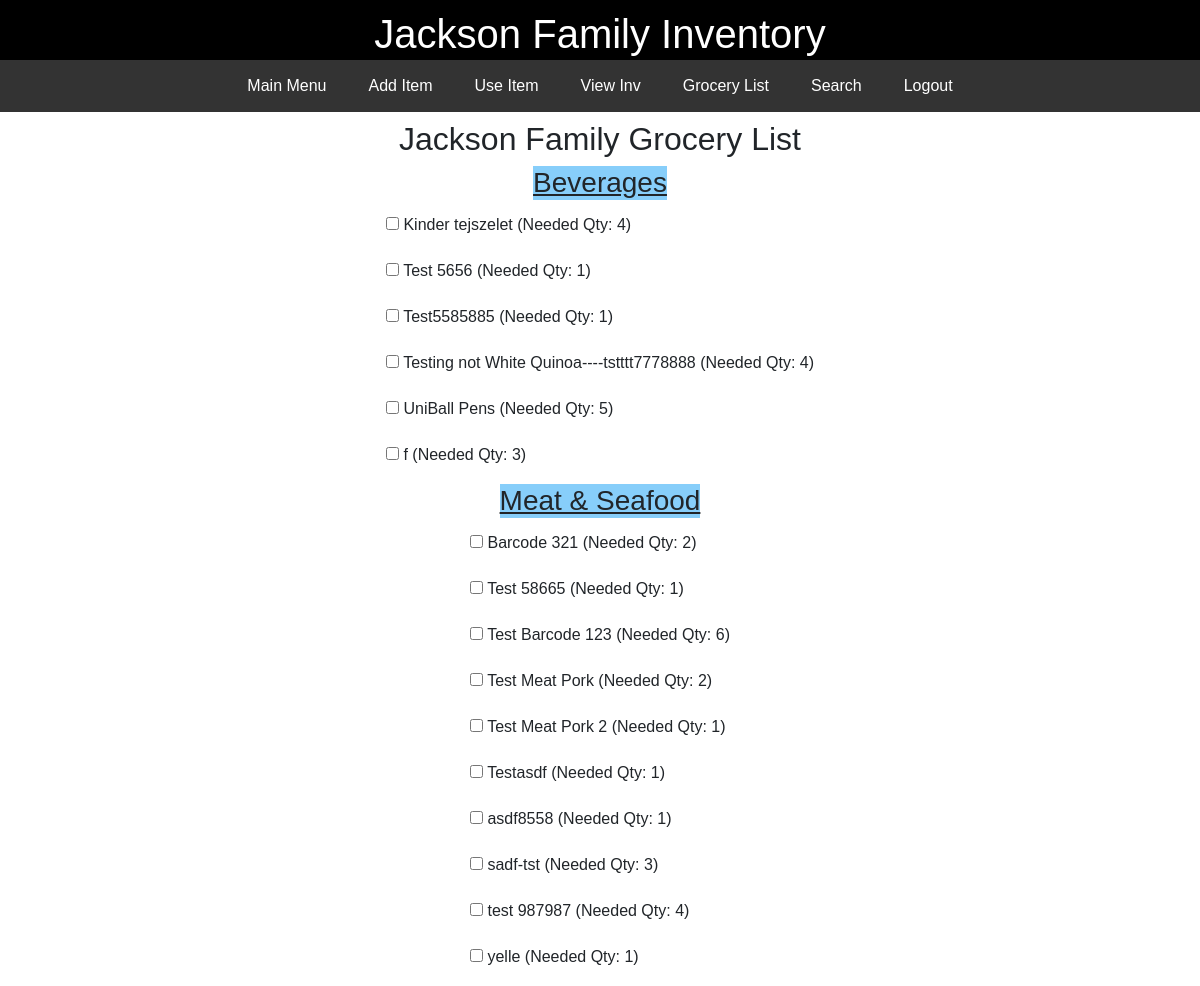
Before: /grocery_list (signed in) with the older database file.
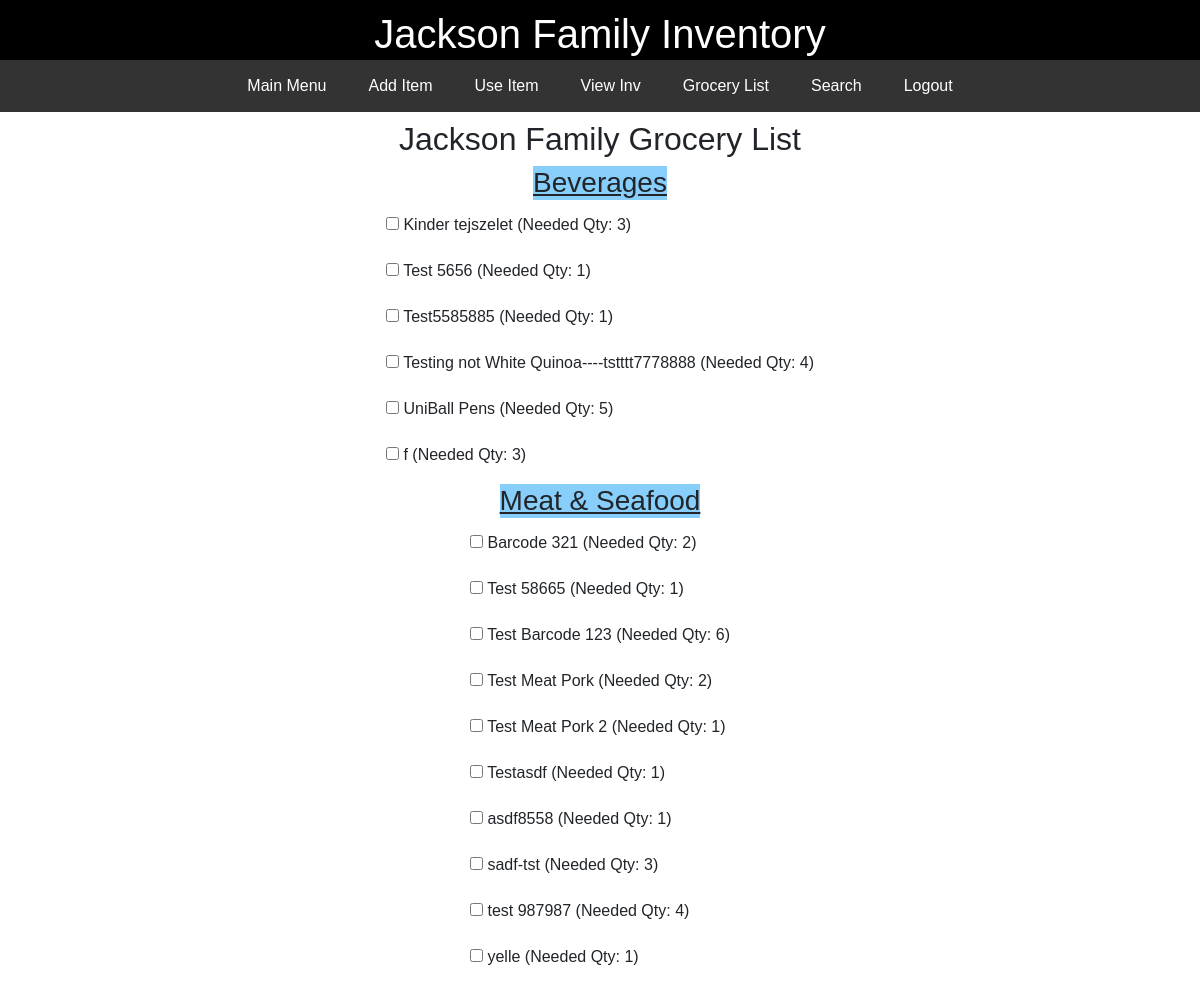
After: the same page with the newer database file.
### JacksonInventory/models.py (models this page shows)
class Item(db.Model):
    id = db.Column(db.Integer(), primary_key=True)
    barcode = db.Column(db.String(length=40), nullable=False, unique=True)
    productname = db.Column(db.String(length=150), nullable=False, unique=True)
    qty = db.Column(db.Integer())
    minqty = db.Column(db.Integer())
    productimage = db.Column(db.String(200))
    category_id = db.Column(db.Integer, db.ForeignKey('category.id'), nullable=False)
    subcategory_id = db.Column(db.Integer, db.ForeignKey('subcategory.id'), nullable=False)

class Category(db.Model):
    id = db.Column(db.Integer, primary_key=True)
    category = db.Column(db.String(75), unique=True)
    items = db.relationship('Item', backref='category', lazy=True)

### JacksonInventory/routes.py (the view)
@app.route('/grocery_list', methods=['GET'])
@login_required
def grocery_list():
    query = text('''
    SELECT c.category, i.productname, i.qty, i.minqty
    FROM item i
    JOIN category c ON i.category_id = c.id
    ORDER BY c.category, i.productname
    ''')
    result = db.session.execute(query)
    groceries = result.fetchall()
    grouped_groceries = {}
    for grocery in groceries:
        category = grocery.category
        productname = grocery.productname
        qty = grocery.qty
        minqty = grocery.minqty
        needed_qty = max(0, minqty - qty)  # Calculate needed qty
        if needed_qty > 0:
            if category in grouped_groceries:
                grouped_groceries[category].append({
                    'productname': productname,
                    'qty': qty,
                    'minqty': minqty,
                    'needed_qty': needed_qty
                })
            else:
                grouped_groceries[category] = [{
                    'productname': productname,
                    'qty': qty,
                    'minqty': minqty,
                    'needed_qty': needed_qty
                }]
    return render_template('grocery_list.html', grouped_groceries=grouped_groceries)

### JacksonInventory/forms.py
class SearchForm(FlaskForm):
    searched = StringField("Searched", validators=[DataRequired()])
    submit = SubmitField("Submit")

### JacksonInventory/models.py (called while the page is built)
@login_manager.user_loader
def load_user(user_id):
    return User.query.get(int(user_id))

### JacksonInventory/routes.py (called while the page is built)
@app.context_processor
def base():
    form = SearchForm()
    return dict(form=form)

### JacksonInventory/templates/grocery_list.html (shortened to what this page needs)
{% extends 'base.html' %}
{% block content %}
<div class="main-content">
    <div>
        <h2 style="text-align: center;">Jackson Family Grocery List</h2>
    </div>
    {% for category, products in grouped_groceries.items() %}
    <h3 style="text-decoration: underline; background-color: lightskyblue">{{ category }}</h3>
        <ul class="item-list indented">
        {% for product in products %}
            <li class="card-title"><input type="checkbox"> {{ product.productname }} (Needed Qty: {{ product.needed_qty }})</li>
        {% endfor %}
        </ul>
    {% endfor %}
</div>
{% endblock %}

### JacksonInventory/templates/base.html (shortened to what this page needs)
<!DOCTYPE html>
<html lang="en">
<head>
    <link rel="stylesheet" href="https://stackpath.bootstrapcdn.com/bootstrap/4.5.2/css/bootstrap.min.css">
    <link rel="stylesheet" href="https://cdnjs.cloudflare.com/ajax/libs/font-awesome/5.15.3/css/all.min.css">
</head>
<body>
    <header>
        <h1>Jackson Family Inventory</h1>
    </header>
    <nav>
        <div class="menu-container">
            {% if current_user.is_authenticated %}
                <a class="menu-item" href="{{ url_for('mainmenu_page') }}">Main Menu</a>
                <a class="menu-item" href="{{ url_for('add_item') }}">Add Item</a>
                <a class="menu-item" href="{{ url_for('use_item') }}">Use Item</a>
                <a class="menu-item" href="{{ url_for('items_page') }}">View Inv</a>
                <a class="menu-item" href="{{ url_for('grocery_list') }}">Grocery List</a>
                <a class="menu-item" href="{{ url_for('search_start') }}">Search</a>
                <a class="menu-item" href="{{ url_for('logout_page') }}">Logout</a>
            {% else %}
                <a class="menu-item" href="{{ url_for('login_page') }}">Log In</a>
                <a class="menu-item" href="{{ url_for('register_page') }}">Register</a>
            {% endif %}
        </div>
    </nav>
    <div class="main-content">
        {% block content %}{% endblock %}
    </div>
</body>
</html>

### JacksonInventory/templates/base.html (style rules this page uses)
body { margin: 0; font-family: Arial, sans-serif; height: 100vh; overflow-y: auto; display: flex; flex-direction: column; }
header { background-color: black; color: white; text-align: center; padding: 10px 0; font-size: 24px; width: 100%; z-index: 2; position: fixed; top: 0; left: 0; }
nav { background-color: #333; width: 100%; z-index: 2; position: fixed; top: 60px; left: 0; }
.menu-container { display: flex; justify-content: center; flex-wrap: wrap; }
.menu-item { margin: 0 5px; padding: 14px 16px; color: white; text-decoration: none; text-align: center; }
.main-content { padding-top: 60px; flex: 1; display: flex; justify-content: flex-start; align-items: center; flex-direction: column; width: 100%; }
.item-list { list-style-type: none; padding: 0; margin: 0; text-align: left; }
.item-list li { padding: 5px 0; }
.main-content h2 { text-align: center; }

Changed rows visible on the page:
changed Item "Kinder tejszelet": needed_qty "4" → "3"
